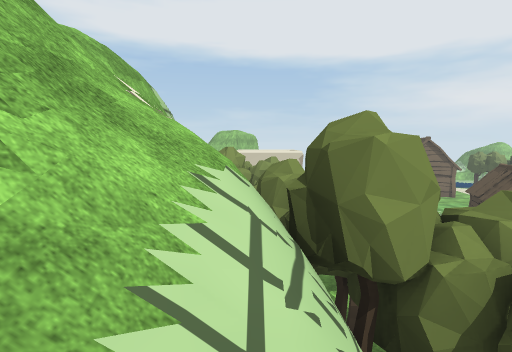
View 1 (above)

24 first-person views from a walk through a 3-D level made in the Unity game engine. The camera is 1.5 m above the floor, tilts 6° down and sees 80° across. The floor is counted in squares, 2 m on a side. Each view is taken from the middle of a square. On the plan, view 1 faces up. The plan holds only what a view shows up to about 10 squares ahead; the rest is blank. The place goes on beyond the plan. Some animated figures are not drawn. Some surface patterns are stand-ins.

View 2
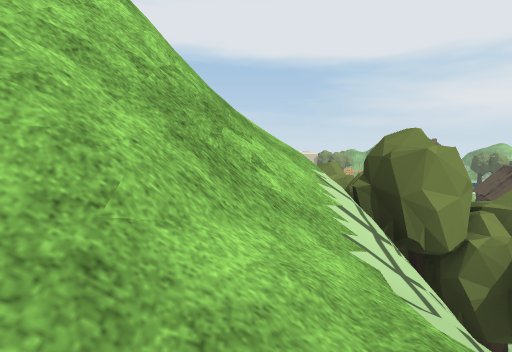

View 3
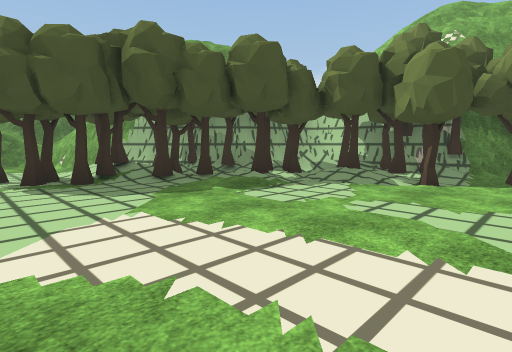

View 4
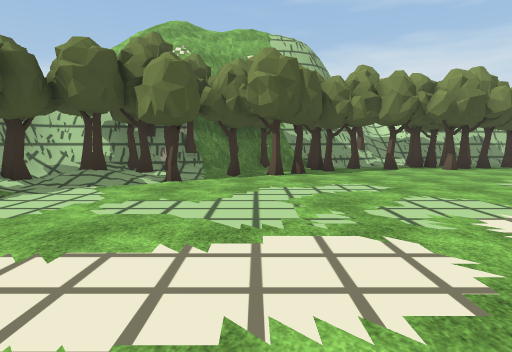

View 5
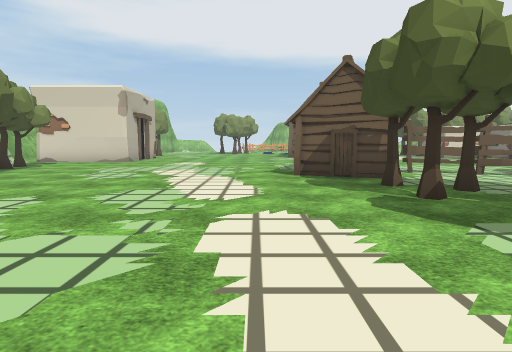

View 6
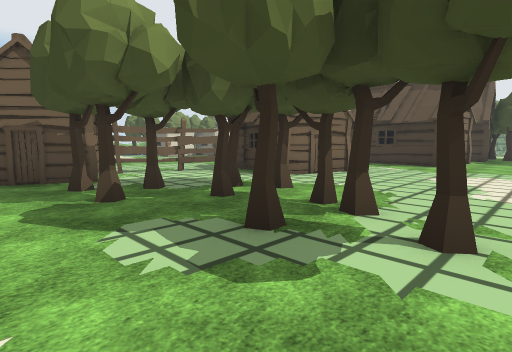

View 7
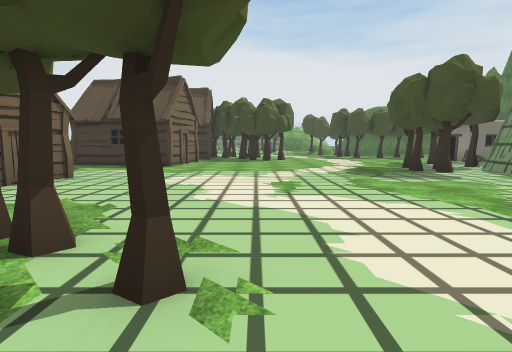

View 8
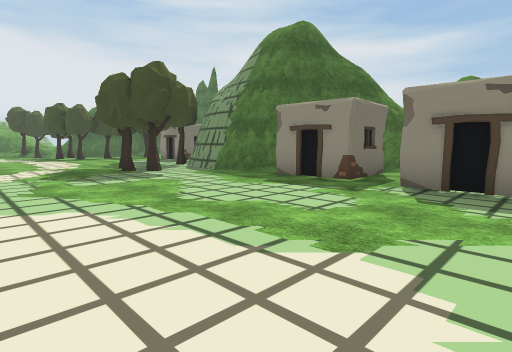

View 9
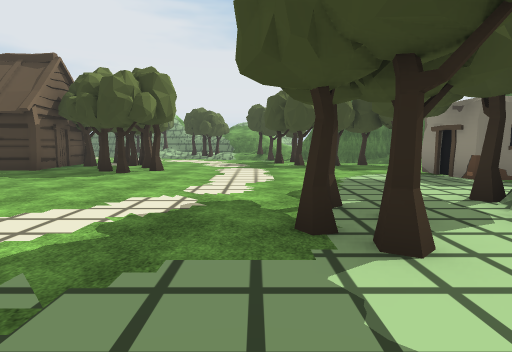

View 10
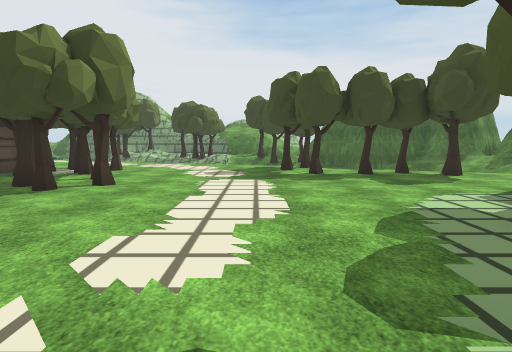

View 11
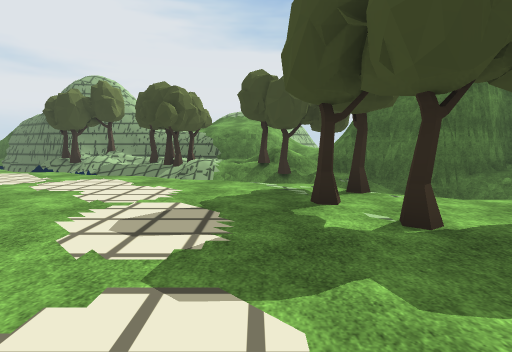

View 12
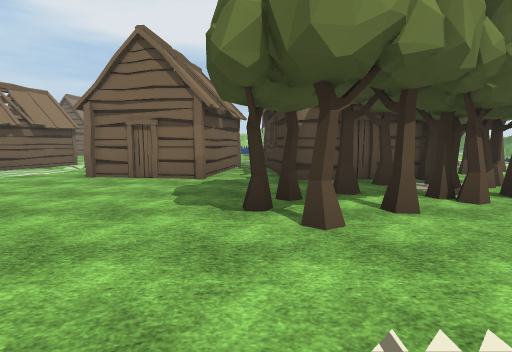

View 13
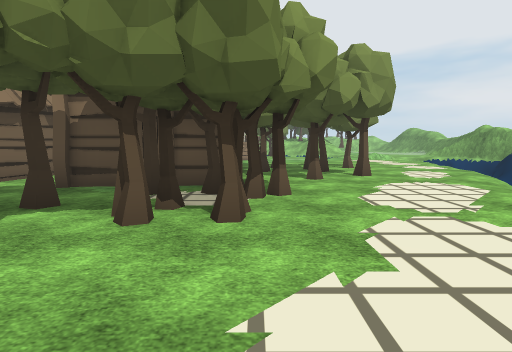

View 14
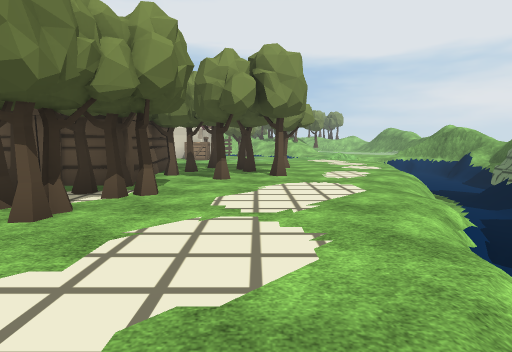

View 15
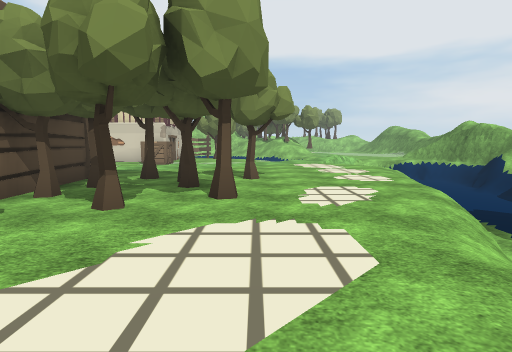

View 16
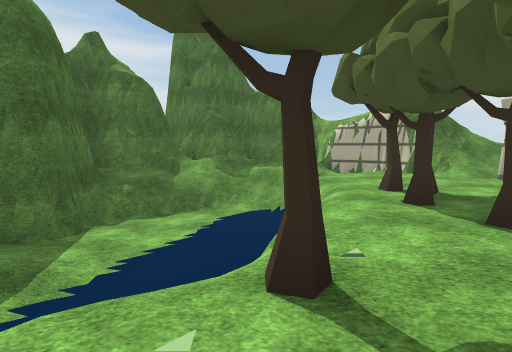

View 17
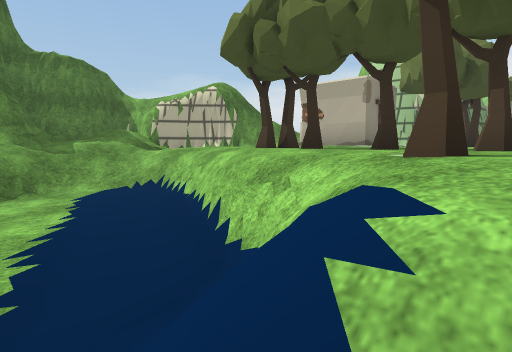

View 18
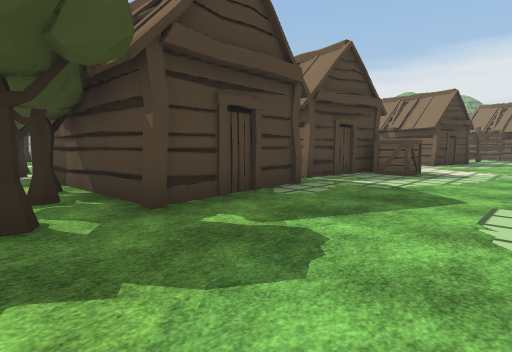

View 19
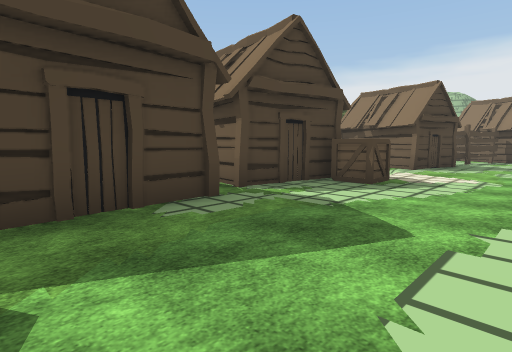

View 20
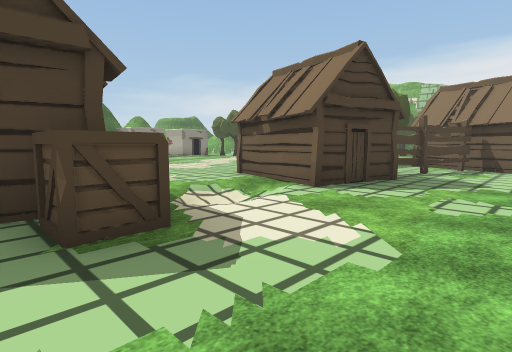

View 21
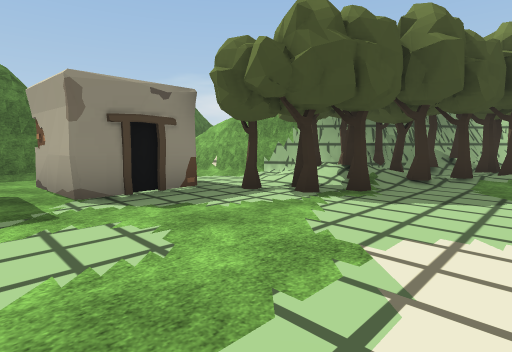

View 22
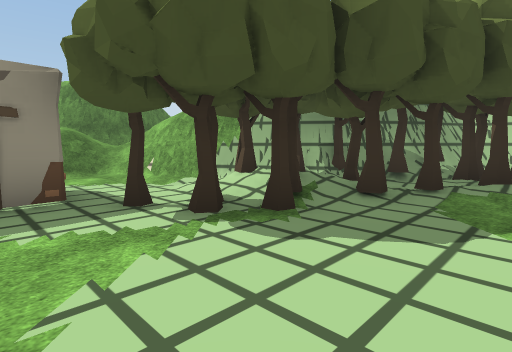

View 23
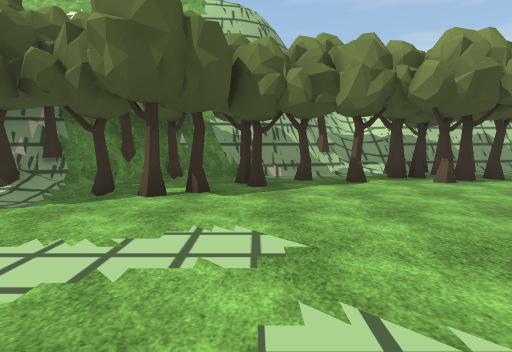

View 24
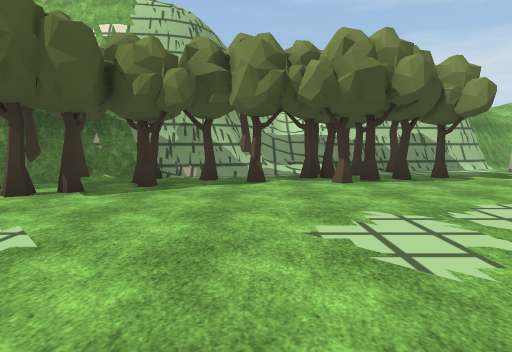

### Floor plan
Key: @ floor where view 1 was taken; # wall or solid block; . main floor; : floor 0.25 m higher than the main floor; - floor 1.5 m lower than the main floor; + floor 3 m higher than the main floor; / step, stairs or slope; = window, fence, low wall or low ledge; v drop or lower ground; T tree; F fence; H hut; C crate.
Columns run from 2 left of view 1 to 35 right of it. Each row starts with its distance up from view 1.
 14 #TT.........   .. ....................
 13 # T.........H H....................../
 12 #TTT.........HFF...................../
 11  TT........HHH..F.HH./.C.......T.T...
 10 ## T........T....H H///HHH.HHH..T....
  9 ###T.........T...H H/..H H.H HT.T...//
  8  #TTT.......T.TT...H...H H.H HTT.T..=-
  7  ##.T..........T.......HHH.H H.....///
  6 # T..T.......TT.............TTT..../-/
  5 vv#TT/........T............T.TT.../=-
  4 =vvTTT/...................T..TT...=-
  3 # vTTTT....................TT.....=
  2 ##/#T T//......................../
  1 #=/#=/TTT........................= //
  0 =/@v##TTTTT...................../  T:
 -1  /   ##T#TTT........TTT.......T.// T=
 -2        #TT/T.................T.T=//T=
 -3        v#//.######.###T.TT...T =-///#
 -4         ##/.  ## ### ##......T#=-//##
 -5          #/.  ..      #####.TT=---##
 -6          =/=  ###         #.../---##
 -7          ///  #          //.../////#
 -8               #          /##./////##
 -9                            ###//###
-10                             +##=##
-11                             +####
-12                              ##

Positions as (right, up) in squares from view 1, and headings:
1: (0, 0), facing up
2: (-1, -1), facing up
3: (10, 6), facing down-left
4: (10, 6), facing left
5: (8, 4), facing up
6: (9, 4), facing up-right
7: (10, 4), facing right
8: (10, 3), facing down-right
9: (16, 0), facing right
10: (19, 0), facing right
11: (24, 0), facing right
12: (24, 0), facing up
13: (28, 1), facing up
14: (30, 1), facing up
15: (31, 4), facing up
16: (29, 0), facing down
17: (31, -1), facing down-left
18: (29, 14), facing down-left
19: (27, 14), facing down-left
20: (22, 14), facing down-left
21: (13, 2), facing down-left
22: (11, 2), facing down-left
23: (7, 8), facing left
24: (7, 10), facing left
